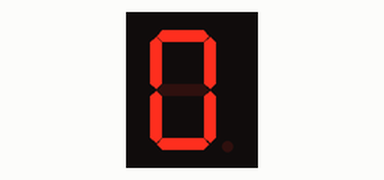
This sketch was run on a simulated Arduino Uno, built with avr-gcc and run on an emulated ATmega328P. Parts: 1-digit seven-segment display. Wiring (inferred from the names in the program): 1-digit 7-segment display, segments lit when HIGH: segments pin 13, pin 12, pin 11, pin 10, pin 9, pin 8, pin 7, pin 6. The segment pins are drawn as the display they are named for.

Above: at 0.6 s.
At 10.6 s:
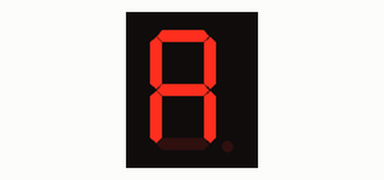
At 13.6 s:
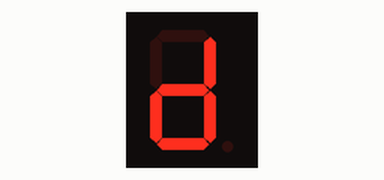
At 16.6 s:
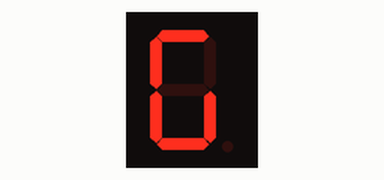
At 24.6 s:
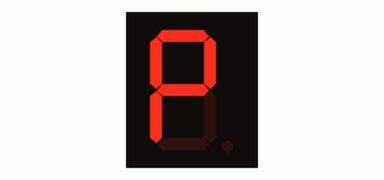
At 32.6 s:
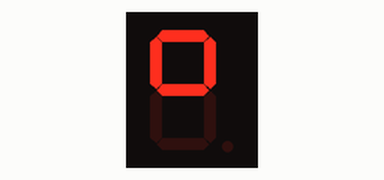

Measured:
- what the display in image 0 shows lasts 1.0 s, from 0.5 s to 1.5 s

The sketch:

7_Segment_Test.ino
```cpp
const int segmentA = 13;
const int segmentB = 12;
const int segmentC = 11;
const int segmentD = 10;
const int segmentE = 9;
const int segmentF = 8;
const int segmentG = 7;
const int segmentDP = 6;

void setup() {
 pinMode(segmentA, OUTPUT);
 pinMode(segmentB, OUTPUT);
 pinMode(segmentC, OUTPUT);
pinMode(segmentD, OUTPUT);
pinMode(segmentE, OUTPUT);
pinMode(segmentF, OUTPUT);
pinMode(segmentG, OUTPUT);
pinMode(segmentDP, OUTPUT);

digitalWrite(segmentA, HIGH);
digitalWrite(segmentB, HIGH);
digitalWrite(segmentC, HIGH);
digitalWrite(segmentD, HIGH);
digitalWrite(segmentE, HIGH);
digitalWrite(segmentF, HIGH);
digitalWrite(segmentG, HIGH);
digitalWrite(segmentDP, HIGH);
delay(500);

digitalWrite(segmentA, LOW);
digitalWrite(segmentB, LOW);
digitalWrite(segmentC, LOW);
digitalWrite(segmentD, LOW);
digitalWrite(segmentE, LOW);
digitalWrite(segmentF, LOW);
digitalWrite(segmentG, LOW);
digitalWrite(segmentDP, LOW);

}

void loop() {
 digitalWrite(segmentA, HIGH);
digitalWrite(segmentB, HIGH);
digitalWrite(segmentC, HIGH);
digitalWrite(segmentD, HIGH);
digitalWrite(segmentE, HIGH);
digitalWrite(segmentF, HIGH);
digitalWrite(segmentG, LOW);
digitalWrite(segmentDP, LOW);
delay(1000);

 digitalWrite(segmentA, LOW);
digitalWrite(segmentB, HIGH);
digitalWrite(segmentC, HIGH);
digitalWrite(segmentD, LOW);
digitalWrite(segmentE, LOW);
digitalWrite(segmentF, LOW);
digitalWrite(segmentG, LOW);
digitalWrite(segmentDP, LOW);
delay(1000);

 digitalWrite(segmentA, HIGH);
digitalWrite(segmentB, HIGH);
digitalWrite(segmentC, LOW);
digitalWrite(segmentD, HIGH);
digitalWrite(segmentE, HIGH);
digitalWrite(segmentF, LOW);
digitalWrite(segmentG, HIGH);
digitalWrite(segmentDP, LOW);
delay(1000);

 digitalWrite(segmentA, HIGH);
digitalWrite(segmentB, HIGH);
digitalWrite(segmentC, HIGH);
digitalWrite(segmentD, HIGH);
digitalWrite(segmentE, LOW);
digitalWrite(segmentF, LOW);
digitalWrite(segmentG, HIGH);
digitalWrite(segmentDP, LOW);
delay(1000);

 digitalWrite(segmentA, LOW);
digitalWrite(segmentB, HIGH);
digitalWrite(segmentC, HIGH);
digitalWrite(segmentD, LOW);
digitalWrite(segmentE, LOW);
digitalWrite(segmentF, HIGH);
digitalWrite(segmentG, HIGH);
digitalWrite(segmentDP, LOW);
delay(1000);

 digitalWrite(segmentA, HIGH);
digitalWrite(segmentB, LOW);
digitalWrite(segmentC, HIGH);
digitalWrite(segmentD, HIGH);
digitalWrite(segmentE, LOW);
digitalWrite(segmentF, HIGH);
digitalWrite(segmentG, HIGH);
digitalWrite(segmentDP, LOW);
delay(1000);

 digitalWrite(segmentA, HIGH);
digitalWrite(segmentB, LOW);
digitalWrite(segmentC, HIGH);
digitalWrite(segmentD, HIGH);
digitalWrite(segmentE, HIGH);
digitalWrite(segmentF, HIGH);
digitalWrite(segmentG, HIGH);
digitalWrite(segmentDP, LOW);
delay(1000);

 digitalWrite(segmentA, HIGH);
digitalWrite(segmentB, HIGH);
digitalWrite(segmentC, HIGH);
digitalWrite(segmentD, LOW);
digitalWrite(segmentE, LOW);
digitalWrite(segmentF, LOW);
digitalWrite(segmentG, LOW);
digitalWrite(segmentDP, LOW);
delay(1000);

 digitalWrite(segmentA, HIGH);
digitalWrite(segmentB, HIGH);
digitalWrite(segmentC, HIGH);
digitalWrite(segmentD, HIGH);
digitalWrite(segmentE, HIGH);
digitalWrite(segmentF, HIGH);
digitalWrite(segmentG, HIGH);
digitalWrite(segmentDP, LOW);
delay(1000);

 digitalWrite(segmentA, HIGH);
digitalWrite(segmentB, HIGH);
digitalWrite(segmentC, HIGH);
digitalWrite(segmentD, HIGH);
digitalWrite(segmentE, LOW);
digitalWrite(segmentF, HIGH);
digitalWrite(segmentG, HIGH);
digitalWrite(segmentDP, LOW);
delay(1000);

 digitalWrite(segmentA, HIGH);
digitalWrite(segmentB, HIGH);
digitalWrite(segmentC, HIGH);
digitalWrite(segmentD, LOW);
digitalWrite(segmentE, HIGH);
digitalWrite(segmentF, HIGH);
digitalWrite(segmentG, HIGH);
digitalWrite(segmentDP, LOW);
delay(1000);

 digitalWrite(segmentA, LOW);
digitalWrite(segmentB, LOW);
digitalWrite(segmentC, HIGH);
digitalWrite(segmentD, HIGH);
digitalWrite(segmentE, HIGH);
digitalWrite(segmentF, HIGH);
digitalWrite(segmentG, HIGH);
digitalWrite(segmentDP, LOW);
delay(1000);

 digitalWrite(segmentA, HIGH);
digitalWrite(segmentB, LOW);
digitalWrite(segmentC, LOW);
digitalWrite(segmentD, HIGH);
digitalWrite(segmentE, HIGH);
digitalWrite(segmentF, HIGH);
digitalWrite(segmentG, LOW);
digitalWrite(segmentDP, LOW);
delay(1000);

 digitalWrite(segmentA, LOW);
digitalWrite(segmentB, HIGH);
digitalWrite(segmentC, HIGH);
digitalWrite(segmentD, HIGH);
digitalWrite(segmentE, HIGH);
digitalWrite(segmentF, LOW);
digitalWrite(segmentG, HIGH);
digitalWrite(segmentDP, LOW);
delay(1000);

 digitalWrite(segmentA, HIGH);
digitalWrite(segmentB, LOW);
digitalWrite(segmentC, LOW);
digitalWrite(segmentD, HIGH);
digitalWrite(segmentE, HIGH);
digitalWrite(segmentF, HIGH);
digitalWrite(segmentG, HIGH);
digitalWrite(segmentDP, LOW);
delay(1000);

 digitalWrite(segmentA, HIGH);
digitalWrite(segmentB, LOW);
digitalWrite(segmentC, LOW);
digitalWrite(segmentD, LOW);
digitalWrite(segmentE, HIGH);
digitalWrite(segmentF, HIGH);
digitalWrite(segmentG, HIGH);
digitalWrite(segmentDP, LOW);
delay(1000);

 digitalWrite(segmentA, HIGH);
digitalWrite(segmentB, LOW);
digitalWrite(segmentC, HIGH);
digitalWrite(segmentD, HIGH);
digitalWrite(segmentE, HIGH);
digitalWrite(segmentF, HIGH);
digitalWrite(segmentG, LOW);
digitalWrite(segmentDP, LOW);
delay(1000);

 digitalWrite(segmentA, LOW);
digitalWrite(segmentB, HIGH);
digitalWrite(segmentC, HIGH);
digitalWrite(segmentD, LOW);
digitalWrite(segmentE, HIGH);
digitalWrite(segmentF, HIGH);
digitalWrite(segmentG, HIGH);
digitalWrite(segmentDP, LOW);
delay(1000);

digitalWrite(segmentA, LOW);
digitalWrite(segmentB, LOW);
digitalWrite(segmentC, HIGH);
digitalWrite(segmentD, LOW);
digitalWrite(segmentE, LOW);
digitalWrite(segmentF, LOW);
digitalWrite(segmentG, LOW);
digitalWrite(segmentDP, LOW);
delay(1000);

digitalWrite(segmentA, LOW);
digitalWrite(segmentB, HIGH);
digitalWrite(segmentC, HIGH);
digitalWrite(segmentD, HIGH);
digitalWrite(segmentE, HIGH);
digitalWrite(segmentF, LOW);
digitalWrite(segmentG, LOW);
digitalWrite(segmentDP, LOW);
delay(1000);

 digitalWrite(segmentA, LOW);
digitalWrite(segmentB, LOW);
digitalWrite(segmentC, HIGH);
digitalWrite(segmentD, LOW);
digitalWrite(segmentE, HIGH);
digitalWrite(segmentF, HIGH);
digitalWrite(segmentG, HIGH);
digitalWrite(segmentDP, LOW);
delay(1000);

 digitalWrite(segmentA, LOW);
digitalWrite(segmentB, LOW);
digitalWrite(segmentC, LOW);
digitalWrite(segmentD, HIGH);
digitalWrite(segmentE, HIGH);
digitalWrite(segmentF, HIGH);
digitalWrite(segmentG, LOW);
digitalWrite(segmentDP, LOW);
delay(1000);

 digitalWrite(segmentA, HIGH);
digitalWrite(segmentB, HIGH);
digitalWrite(segmentC, HIGH);
digitalWrite(segmentD, LOW);
digitalWrite(segmentE, HIGH);
digitalWrite(segmentF, HIGH);
digitalWrite(segmentG, LOW);
digitalWrite(segmentDP, LOW);
delay(1000);

 digitalWrite(segmentA, LOW);
digitalWrite(segmentB, LOW);
digitalWrite(segmentC, HIGH);
digitalWrite(segmentD, HIGH);
digitalWrite(segmentE, HIGH);
digitalWrite(segmentF, LOW);
digitalWrite(segmentG, HIGH);
digitalWrite(segmentDP, LOW);
delay(1000);

 digitalWrite(segmentA, HIGH);
digitalWrite(segmentB, HIGH);
digitalWrite(segmentC, LOW);
digitalWrite(segmentD, LOW);
digitalWrite(segmentE, HIGH);
digitalWrite(segmentF, HIGH);
digitalWrite(segmentG, HIGH);
digitalWrite(segmentDP, LOW);
delay(1000);

 digitalWrite(segmentA, HIGH);
digitalWrite(segmentB, HIGH);
digitalWrite(segmentC, HIGH);
digitalWrite(segmentD, LOW);
digitalWrite(segmentE, LOW);
digitalWrite(segmentF, HIGH);
digitalWrite(segmentG, HIGH);
digitalWrite(segmentDP, LOW);
delay(1000);

 digitalWrite(segmentA, LOW);
digitalWrite(segmentB, LOW);
digitalWrite(segmentC, LOW);
digitalWrite(segmentD, LOW);
digitalWrite(segmentE, HIGH);
digitalWrite(segmentF, LOW);
digitalWrite(segmentG, HIGH);
digitalWrite(segmentDP, LOW);
delay(1000);

 digitalWrite(segmentA, HIGH);
digitalWrite(segmentB, LOW);
digitalWrite(segmentC, HIGH);
digitalWrite(segmentD, HIGH);
digitalWrite(segmentE, LOW);
digitalWrite(segmentF, HIGH);
digitalWrite(segmentG, HIGH);
digitalWrite(segmentDP, LOW);
delay(1000);

 digitalWrite(segmentA, LOW);
digitalWrite(segmentB, LOW);
digitalWrite(segmentC, LOW);
digitalWrite(segmentD, HIGH);
digitalWrite(segmentE, HIGH);
digitalWrite(segmentF, HIGH);
digitalWrite(segmentG, HIGH);
digitalWrite(segmentDP, LOW);
delay(1000);

 digitalWrite(segmentA, LOW);
digitalWrite(segmentB, HIGH);
digitalWrite(segmentC, HIGH);
digitalWrite(segmentD, HIGH);
digitalWrite(segmentE, HIGH);
digitalWrite(segmentF, HIGH);
digitalWrite(segmentG, LOW);
digitalWrite(segmentDP, LOW);
delay(1000);

 digitalWrite(segmentA, LOW);
digitalWrite(segmentB, HIGH);
digitalWrite(segmentC, HIGH);
digitalWrite(segmentD, HIGH);
digitalWrite(segmentE, LOW);
digitalWrite(segmentF, HIGH);
digitalWrite(segmentG, HIGH);
digitalWrite(segmentDP, LOW);
delay(1000);

 digitalWrite(segmentA, LOW);
digitalWrite(segmentB, LOW);
digitalWrite(segmentC, LOW);
digitalWrite(segmentD, LOW);
digitalWrite(segmentE, LOW);
digitalWrite(segmentF, LOW);
digitalWrite(segmentG, HIGH);
digitalWrite(segmentDP, LOW);
delay(1000);

 digitalWrite(segmentA, HIGH);
digitalWrite(segmentB, HIGH);
digitalWrite(segmentC, LOW);
digitalWrite(segmentD, LOW);
digitalWrite(segmentE, LOW);
digitalWrite(segmentF, HIGH);
digitalWrite(segmentG, HIGH);
digitalWrite(segmentDP, LOW);
delay(1000);

 digitalWrite(segmentA, LOW);
digitalWrite(segmentB, LOW);
digitalWrite(segmentC, LOW);
digitalWrite(segmentD, LOW);
digitalWrite(segmentE, LOW);
digitalWrite(segmentF, LOW);
digitalWrite(segmentG, LOW);
digitalWrite(segmentDP, HIGH);
delay(1000);

}
```
